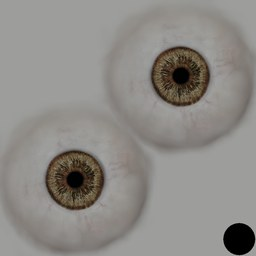
#> input picture assets/characters/civilian/civ_abgeordneter_geisel_eye.jpg, 256 x 256 px, given in place of young_lightskinned_male_diffuse.png, which was not available
$ python prep_soldier.py out.png ../../assets/characters/civilian/civ_abgeordneter_geisel_eye.jpg
#> lines starting #> are read from the running program, lines starting #| are printed output that depends on the picture
# Texturen fuer die realistischen Gegner-Soldaten aus MakeHuman-CC0-Assets vorbereiten.
# Aufruf: python prep_soldier.py <tex_dir> <helmet_dir>
#   helmet_dir = entpackter Ordner clothes/mrgreaterthan_m1_helmet aus dem CC0-Paket hats02
# Ausgabe (tex_dir): skin_a/b/c.jpg, eye.jpg, brow.png, lash.png, hair.png, suit.jpg, suit_n.jpg,
#                    boots.jpg, helmet.jpg, helmet_n.jpg
# suit.jpg ist KEINE fertige Farbe, sondern eine Detailkarte fuer game/enemies/soldier_mh_cloth.gdshader:
#   R = Stoff-Helligkeit (0.5 = Mittelwert, inkl. AO), G = Hosen-Maske, B = frei (0)
# Das Tarnmuster/die Fraktionsfarbe wird erst zur Laufzeit aufgebracht (eine Textur fuer alle Fraktionen).
import sys, os
import numpy as np
from PIL import Image, ImageFilter

D = r"C:/Users/snofl/AppData/Local/Temp/b42/portable/extensions/.user/user_default/mpfb/data"
OUT = sys.argv[1]
HELM = sys.argv[2]
os.makedirs(OUT, exist_ok=True)

def arr(p, mode="RGB"):
#> called with mode = 'RGB'
    return np.asarray(Image.open(p).convert(mode)).astype(np.float32) / 255.0

def save(a, name, size, q=90):
    im = Image.fromarray(np.clip(a * 255 + 0.5, 0, 255).astype(np.uint8))
    if im.size[0] != size:
        im = im.resize((size, size), Image.LANCZOS)
    p = os.path.join(OUT, name)
    if name.endswith(".jpg"):
        im.save(p, quality=q, subsampling=0)
    else:
        im.save(p, optimize=True)

def blur(a, r):
    im = Image.fromarray(np.clip(a * 255, 0, 255).astype(np.uint8))
    return np.asarray(im.filter(ImageFilter.GaussianBlur(r))).astype(np.float32) / 255.0

# ---------------------------------------------------------------- Haut (drei Gesichter)
SK = D + "/skins/"
young = arr(SK + "young_caucasian_male/young_lightskinned_male_diffuse.png")
young2 = arr(SK + "young_caucasian_male2/young_lightskinned_male_diffuse2.png")
#> call 2 of arr, with mode = 'RGB'
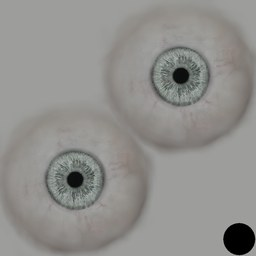
#> input picture assets/characters/civilian/civ_alt_eye.jpg, 256 x 256 px, given in place of young_lightskinned_male_diffuse2.png, which was not available
mid = arr(SK + "middleage_caucasian_male/middleage_lightskinned_male_diffuse.png")
# leichter Bartschatten/Feldschmutz: Haut minimal entsaettigt und abgedunkelt (Soldaten im Einsatz)
def weathered(s, k):
#> called with k = 1
    l = s.mean(axis=2, keepdims=True)
    return np.clip((l + (s - l) * (1.0 - 0.12 * k)) * (1.0 - 0.06 * k), 0, 1)
save(weathered(young, 1.0), "skin_a.jpg", 2048)
save(weathered(mid * 0.7 + young * 0.3, 1.0), "skin_b.jpg", 2048)
#> call 2 of weathered, with k = 1
#> in weathered (call 2), `l = s.mean(axis=2, keepdims=True)`:
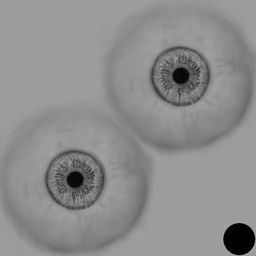
#> l: shape (256, 256, 1) float32; min 0, max 0.68, mean 0.555
save(weathered(young2 * 0.85 + mid * 0.15, 1.2) * np.array([0.97, 0.95, 0.93]), "skin_c.jpg", 2048)
#> call 3 of save, with name = 'skin_c.jpg', size = 2048, q = 90
#> in save (call 3), `im = Image.fromarray(np.clip(a * 255 + 0.5, 0, 255).astype(np.uint8))`:
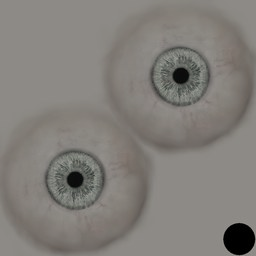
#> im: PIL image 256x256 RGB; mean R, G, B 129.8, 126.4, 121.7

# ---------------------------------------------------------------- Uniform (Freizeitanzug 01 -> Feldhemd + Feldhose)
C1 = D + "/clothes/male_casualsuit01/male_casualsuit01_"
sa = arr(C1 + "diffuse.png", "RGBA")
#> (the run stopped early here; a loop or call above may not have finished)
